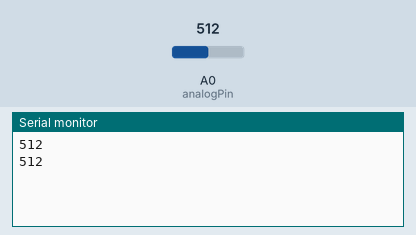
Simulated run of this sketch. Board: Arduino Uno, built with avr-gcc and run on an emulated ATmega328P. Shown: the last lines printed to the serial monitor. The test bench sets the inputs (shaded band); at power-on: A0 (analogPin) = 512.

Above: at 1.7 s.
1.8 s: A0 (analogPin) set to 716
At 2.5 s:
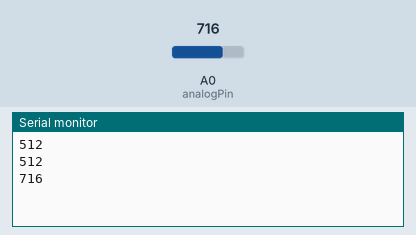
3.3 s: A0 (analogPin) set to 900
At 4.3 s:
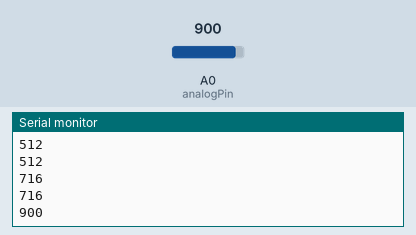
Timing chart, 0 to 6.3 s (numbered marks = the images above; inputs shaded):
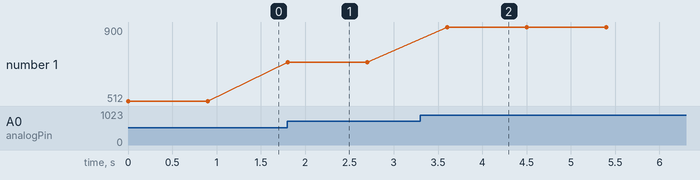

The sketch:

CAL_POT.ino
```cpp
int analogPin = A0;     // el pin analógico 3 conectado al dial de un potenciómetro (terminal central del potenciómetro)
                       // los terminales exteriores del potenciómetro conectados a +5V y masa respectivamente
int val = 0;           // declaración de la variable en la que se almacenará el valor leído por el conversor.

void setup()
{
  Serial.begin(9600);          //  Inicialización del modulo Serial.
}

void loop()
{
  val = analogRead(analogPin);    // lee el valor de tensión del pin
  Serial.println(val);             // envía el valor leido vía serial.
  delay(900);
}
```

Measured:
- after the input at 1.8 s, the serial monitor: prints a new line at once (image 1)
- after the input at 3.3 s, the serial monitor: prints a new line after 0.30 s (image 2)
- plotted number 1: 512 → 716 after the input at 1.8 s, 716 → 900 after the input at 3.3 s
